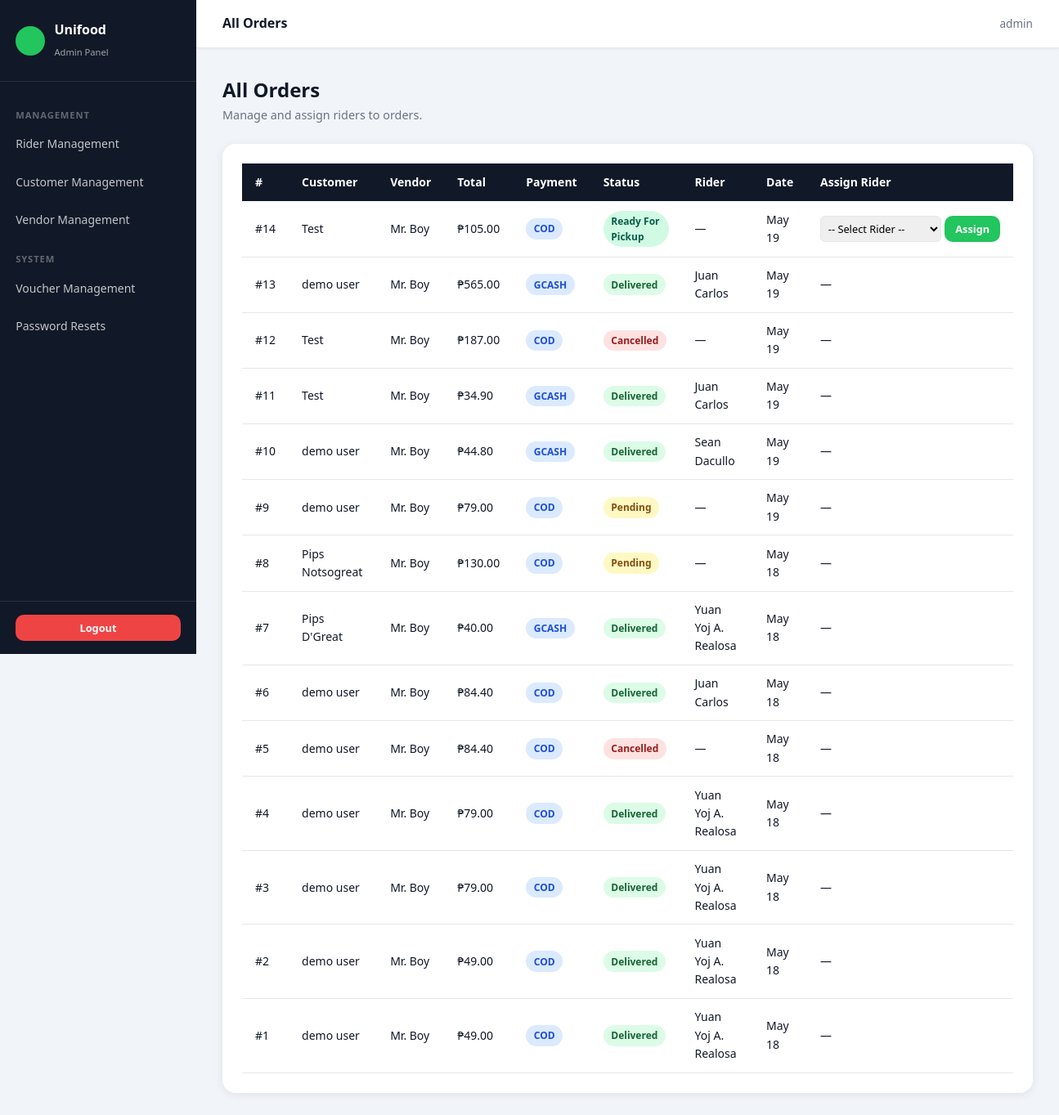
The app's page /admin/orders (signed in) with its own data.
### models.py (models this page shows, shortened)
class Order(db.Model):
    __tablename__ = 'orders'
    id = db.Column(db.Integer, primary_key=True)
    customer_id = db.Column(db.Integer, db.ForeignKey('customers.id'), nullable=False)
    vendor_id = db.Column(db.Integer, db.ForeignKey('vendors.id'), nullable=False)
    rider_id = db.Column(db.Integer, db.ForeignKey('riders.id'), nullable=True)
    voucher_id = db.Column(db.Integer, db.ForeignKey('vouchers.id'), nullable=True)
    status = db.Column(db.String(30), default='pending')
    payment_method = db.Column(db.String(20))
    payment_status = db.Column(db.String(20), default='pending')
    subtotal = db.Column(db.Float, default=0)
    discount = db.Column(db.Float, default=0)
    total = db.Column(db.Float, default=0)
    delivery_address = db.Column(db.String(255))
    province = db.Column(db.String(100))
    region = db.Column(db.String(100))
    city = db.Column(db.String(100))
    barangay = db.Column(db.String(100))
    gcash_reference = db.Column(db.String(50))
    notes = db.Column(db.Text)
    proof_of_delivery = db.Column(db.String(255))
    delivery_phase = db.Column(db.String(30), default='going_to_vendor')
    shipping_fee = db.Column(db.Float, default=0.0)   # rider\'s delivery earnings
    distance_km = db.Column(db.Float, nullable=True)  # calculated vendor→customer distance
    created_at = db.Column(db.DateTime, default=datetime.utcnow)
    updated_at = db.Column(db.DateTime, default=datetime.utcnow, onupdate=datetime.utcnow)
    items = db.relationship('OrderItem', backref='order', lazy=True,
                            cascade='all, delete-orphan')
    voucher = db.relationship('Voucher', backref='orders', lazy=True)

class Customer(db.Model):
    __tablename__ = 'customers'
    id = db.Column(db.Integer, primary_key=True)
    name = db.Column(db.String(100), nullable=False)
    email = db.Column(db.String(120), unique=True, nullable=False)
    password_hash = db.Column(db.String(256), nullable=False)
    phone = db.Column(db.String(20))
    address = db.Column(db.String(255))
    province = db.Column(db.String(100))
    region = db.Column(db.String(100))
    city = db.Column(db.String(100))
    barangay = db.Column(db.String(100))
    status = db.Column(db.String(20), default='pending')  # active, suspended, banned, pending
    id_document = db.Column(db.String(255), nullable=True)
    created_at = db.Column(db.DateTime, default=datetime.utcnow)
    orders = db.relationship('Order', backref='customer', lazy=True)
    voucher_usages = db.relationship('VoucherUsage', backref='customer', lazy=True)

class Vendor(db.Model):
    __tablename__ = 'vendors'
    id = db.Column(db.Integer, primary_key=True)
    shop_name = db.Column(db.String(100), nullable=False)
    email = db.Column(db.String(120), unique=True, nullable=False)
    password_hash = db.Column(db.String(256), nullable=False)
    phone = db.Column(db.String(20))
    cover_banner = db.Column(db.String(255))
    shop_logo = db.Column(db.String(255))
    shop_type = db.Column(db.String(50), default='restaurant')  # restaurant, cafe, bakery, etc.
    address = db.Column(db.String(255))
    business_address = db.Column(db.String(255))
    business_city = db.Column(db.String(100))
    vendor_barangay = db.Column(db.String(100))  # used for shipping distance calc
    description = db.Column(db.Text)
    proposal = db.Column(db.Text)
    status = db.Column(db.String(20), default='pending')
    created_at = db.Column(db.DateTime, default=datetime.utcnow)
    categories = db.relationship('Category', backref='vendor', lazy=True,
                                 cascade='all, delete-orphan')
    menu_items = db.relationship('MenuItem', backref='vendor', lazy=True,
                                 cascade='all, delete-orphan')
    orders = db.relationship('Order', backref='vendor', lazy=True,
                              foreign_keys='Order.vendor_id')

class Rider(db.Model):
    __tablename__ = 'riders'
    id = db.Column(db.Integer, primary_key=True)
    name = db.Column(db.String(100), nullable=False)
    email = db.Column(db.String(120), unique=True, nullable=False)
    password_hash = db.Column(db.String(256))
    phone = db.Column(db.String(20))
    vehicle_type = db.Column(db.String(50))
    license_number = db.Column(db.String(50))
    id_number = db.Column(db.String(50))
    profile_picture = db.Column(db.String(255))  # uploaded profile photo
    cor_document = db.Column(db.String(255))
    school_id_document = db.Column(db.String(255))
    psa_document = db.Column(db.String(255))
    unit_photo = db.Column(db.String(255))
    plate_photo = db.Column(db.String(255))
    valid_license = db.Column(db.String(255))
    drivers_license = db.Column(db.String(255))
    status = db.Column(db.String(20), default='pending')
    rejection_reason = db.Column(db.Text)
    is_online = db.Column(db.Boolean, default=False)
    location = db.Column(db.String(255))
    current_lat = db.Column(db.Float, nullable=True)
    current_lng = db.Column(db.Float, nullable=True)
    avg_rating = db.Column(db.Float, default=5.0)
    total_ratings = db.Column(db.Integer, default=0)
    total_accepted = db.Column(db.Integer, default=0)
    total_offered = db.Column(db.Integer, default=0)
    created_at = db.Column(db.DateTime, default=datetime.utcnow)
    orders = db.relationship('Order', backref='rider', lazy=True)

### routes/admin.py (the view)
@admin_bp.route('/orders')
@admin_required
def orders():
    orders_list = Order.query.order_by(Order.created_at.desc()).all()
    riders_list = Rider.query.filter_by(status='approved').all()
    return render_template('admin/orders.html', orders=orders_list, riders=riders_list)

### routes/admin.py (called while the page is built)
def admin_required(f):
    @wraps(f)
    def decorated(*args, **kwargs):
        if 'admin_id' not in session:
            flash('Please log in as admin.', 'error')
            return redirect(url_for('admin.login'))
        return f(*args, **kwargs)
    return decorated

### templates/admin/orders.html (shortened to what this page needs)
{% extends 'admin/base.html' %}
{% block page_title %}All Orders{% endblock %}
{% block content %}
<div class="page-header"> <h2> All Orders</h2> <p>Manage and assign riders to orders.</p>
</div>
<div class="card"> {% if orders %} <div class="table-wrap"> <table> <thead> <tr> <th>#</th><th>Customer</th><th>Vendor</th><th>Total</th> <th>Payment</th><th>Status</th><th>Rider</th><th>Date</th><th>Assign Rider</th> </tr> </thead> <tbody> {% for order in orders %} <tr> <td>#{{ order.id }}</td> <td>{{ order.customer.name }}</td> <td>{{ order.vendor.shop_name }}</td> <td>₱{{ '%.2f'|format(order.total) }}</td> <td><span class="badge badge-info">{{ order.payment_method|upper }}</span></td> <td> <span class="badge status-{{ order.status }}"> {{ order.status.replace('_',' ').title() }} </span> </td> <td>{{ order.rider.name if order.rider else '—' }}</td> <td>{{ order.created_at.strftime('%b %d') }}</td> <td> {% if order.status in ['ready_for_pickup','confirmed','preparing'] %} <form method="POST" action="{{ url_for('admin.assign_rider', order_id=order.id) }}"
                  style="display:flex;gap:.3rem;"> <select name="rider_id" style="font-size:.8rem;padding:.3rem;border-radius:6px;border:1px solid #e5e7eb;"> <option value="">-- Select Rider --</option> {% for rider in riders %} <option value="{{ rider.id }}" {% if order.rider_id == rider.id %}selected{% endif %}> {{ rider.name }} </option> {% endfor %} </select> <button class="btn btn-primary btn-sm">Assign</button> </form> {% else %}—{% endif %} </td> </tr> {% endfor %} </tbody> </table> </div> {% else %} <p class="text-center text-gray" style="padding:2rem;">No orders yet.</p> {% endif %}
</div>
{% endblock %}

### static/css/main.css (style rules this page uses)
:root { --green: #22c55e; --green-light: #4ade80; --green-pale: #dcfce7; --green-dark: #16a34a; --black: #111827; --gray-dark: #374151; --gray: #6b7280; --gray-light: #e5e7eb; --gray-pale: #f9fafb; --white: #ffffff; --danger: #ef4444; --warning: #f59e0b; --info: #3b82f6; --shadow: 0 2px 12px rgba(0,0,0,.08); --shadow-lg: 0 8px 30px rgba(0,0,0,.12); --radius: 10px; --radius-lg: 16px; }
*, *::before, *::after { box-sizing: border-box; margin: 0; padding: 0; }
html { font-size: 16px; scroll-behavior: smooth; }
body { font-family: 'Segoe UI', system-ui, -apple-system, sans-serif; background: var(--gray-pale); color: var(--black); line-height: 1.6; min-height: 100vh; }
input, select, textarea, button { font-family: inherit; }
h2 { font-size: 1.5rem; font-weight: 700; }
p { color: var(--gray-dark); }
.btn { display: inline-flex; align-items: center; gap: .4rem; padding: .6rem 1.2rem; border: none; border-radius: var(--radius); font-size: .9rem; font-weight: 600; cursor: pointer; transition: all .2s; white-space: nowrap; }
.btn-primary { background: var(--green); color: var(--white); }
.btn-sm { padding: .35rem .8rem; font-size: .8rem; }
.card { background: var(--white); border-radius: var(--radius-lg); box-shadow: var(--shadow); padding: 1.5rem; margin-bottom: 1.5rem; }
.badge { display: inline-block; padding: .2rem .6rem; border-radius: 999px; font-size: .75rem; font-weight: 600; text-transform: capitalize; }
.badge-info { background: #dbeafe; color: #1d4ed8; }
.table-wrap { overflow-x: auto; }
table { width: 100%; border-collapse: collapse; font-size: .875rem; }
thead th { background: var(--black); color: var(--white); padding: .75rem 1rem; text-align: left; font-weight: 600; white-space: nowrap; }
tbody tr { border-bottom: 1px solid var(--gray-light); transition: background .15s; }
tbody td { padding: .7rem 1rem; vertical-align: middle; }
.page-header { margin-bottom: 1.5rem; }
.page-header h2 { color: var(--black); }
.page-header p { color: var(--gray); font-size: .9rem; }
.status-pending { background: #fef9c3; color: #854d0e; }
.status-ready_for_pickup { background: #d1fae5; color: #065f46; }
.status-delivered { background: #dcfce7; color: #166534; }
.status-cancelled { background: #fee2e2; color: #991b1b; }

### templates/admin/base.html (style rules this page uses)
body { background: #f1f5f9; }

### records on screen
Order: id "14", customer.name "Test", vendor.shop_name "Mr. Boy", total "105.00", payment_method "COD", status.replace "Ready For Pickup", rider "—", created_at "May 19"
Order: id "13", customer.name "demo user", vendor.shop_name "Mr. Boy", total "565.00", payment_method "GCASH", status.replace "Delivered", rider "Juan Carlos", created_at "May 19"
Order: id "12", customer.name "Test", vendor.shop_name "Mr. Boy", total "187.00", payment_method "COD", status.replace "Cancelled", rider "—", created_at "May 19"
Order: id "11", customer.name "Test", vendor.shop_name "Mr. Boy", total "34.90", payment_method "GCASH", status.replace "Delivered", rider "Juan Carlos", created_at "May 19"
Order: id "10", customer.name "demo user", vendor.shop_name "Mr. Boy", total "44.80", payment_method "GCASH", status.replace "Delivered", rider "Sean Dacullo", created_at "May 19"
Order: id "9", customer.name "demo user", vendor.shop_name "Mr. Boy", total "79.00", payment_method "COD", status.replace "Pending", rider "—", created_at "May 19"
Order: id "8", customer.name "Pips Notsogreat", vendor.shop_name "Mr. Boy", total "130.00", payment_method "COD", status.replace "Pending", rider "—", created_at "May 18"
Order: id "7", customer.name "Pips D'Great", vendor.shop_name "Mr. Boy", total "40.00", payment_method "GCASH", status.replace "Delivered", rider "Yuan Yoj A. Realosa", created_at "May 18"
Order: id "6", customer.name "demo user", vendor.shop_name "Mr. Boy", total "84.40", payment_method "COD", status.replace "Delivered", rider "Juan Carlos", created_at "May 18"
Order: id "5", customer.name "demo user", vendor.shop_name "Mr. Boy", total "84.40", payment_method "COD", status.replace "Cancelled", rider "—", created_at "May 18"
Order: id "4", customer.name "demo user", vendor.shop_name "Mr. Boy", total "79.00", payment_method "COD", status.replace "Delivered", rider "Yuan Yoj A. Realosa", created_at "May 18"
Order: id "3", customer.name "demo user", vendor.shop_name "Mr. Boy", total "79.00", payment_method "COD", status.replace "Delivered", rider "Yuan Yoj A. Realosa", created_at "May 18"
Order: id "2", customer.name "demo user", vendor.shop_name "Mr. Boy", total "49.00", payment_method "COD", status.replace "Delivered", rider "Yuan Yoj A. Realosa", created_at "May 18"
Order: id "1", customer.name "demo user", vendor.shop_name "Mr. Boy", total "49.00", payment_method "COD", status.replace "Delivered", rider "Yuan Yoj A. Realosa", created_at "May 18"

### other values on screen
{{ session.get('admin_username','Admin') }} "admin"
